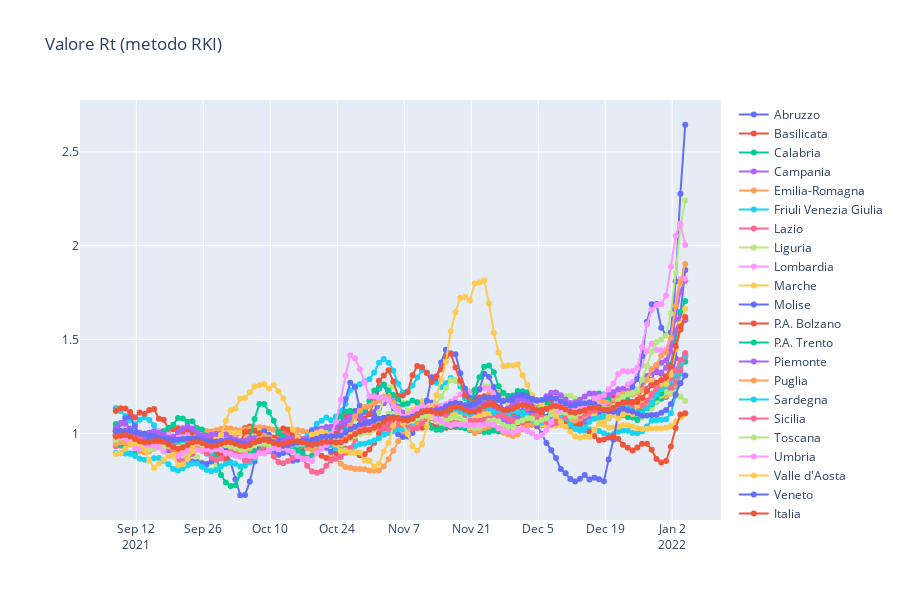

The code cell stored with this chart in its notebook:
### Markdown cell above
### Plot regioni specifiche

### Code cell
fig=go.Figure()
for r in regioni_plus:
    fig.add_trace(go.Scatter(x=giorni[-len(rt[r]):],
                            y=rt[r],
                            name=r,
                            mode='lines+markers'))

fig.update_layout(
    title='Valore Rt (metodo RKI)',
    height=600,
    width=900)
fig.show()
